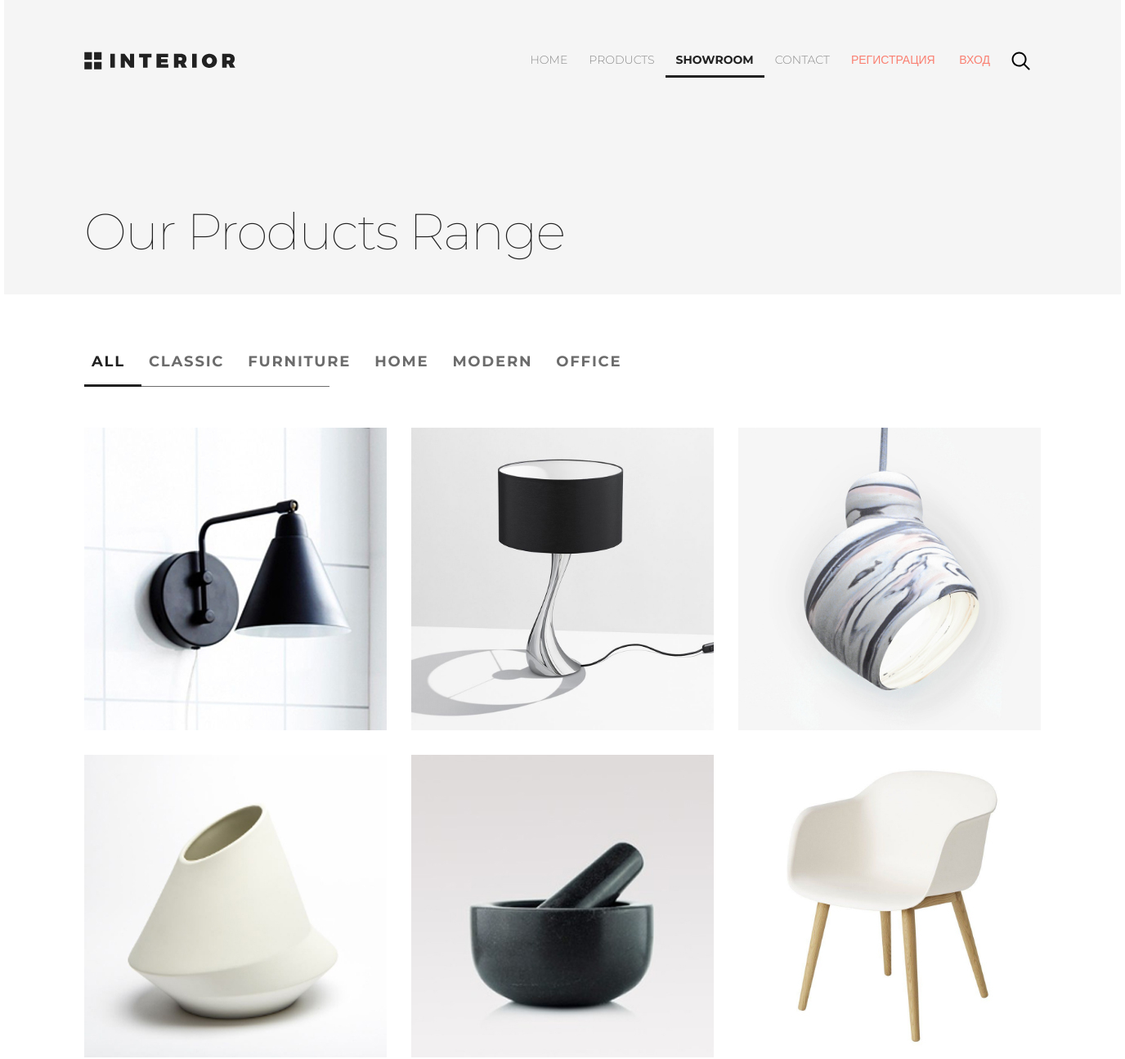
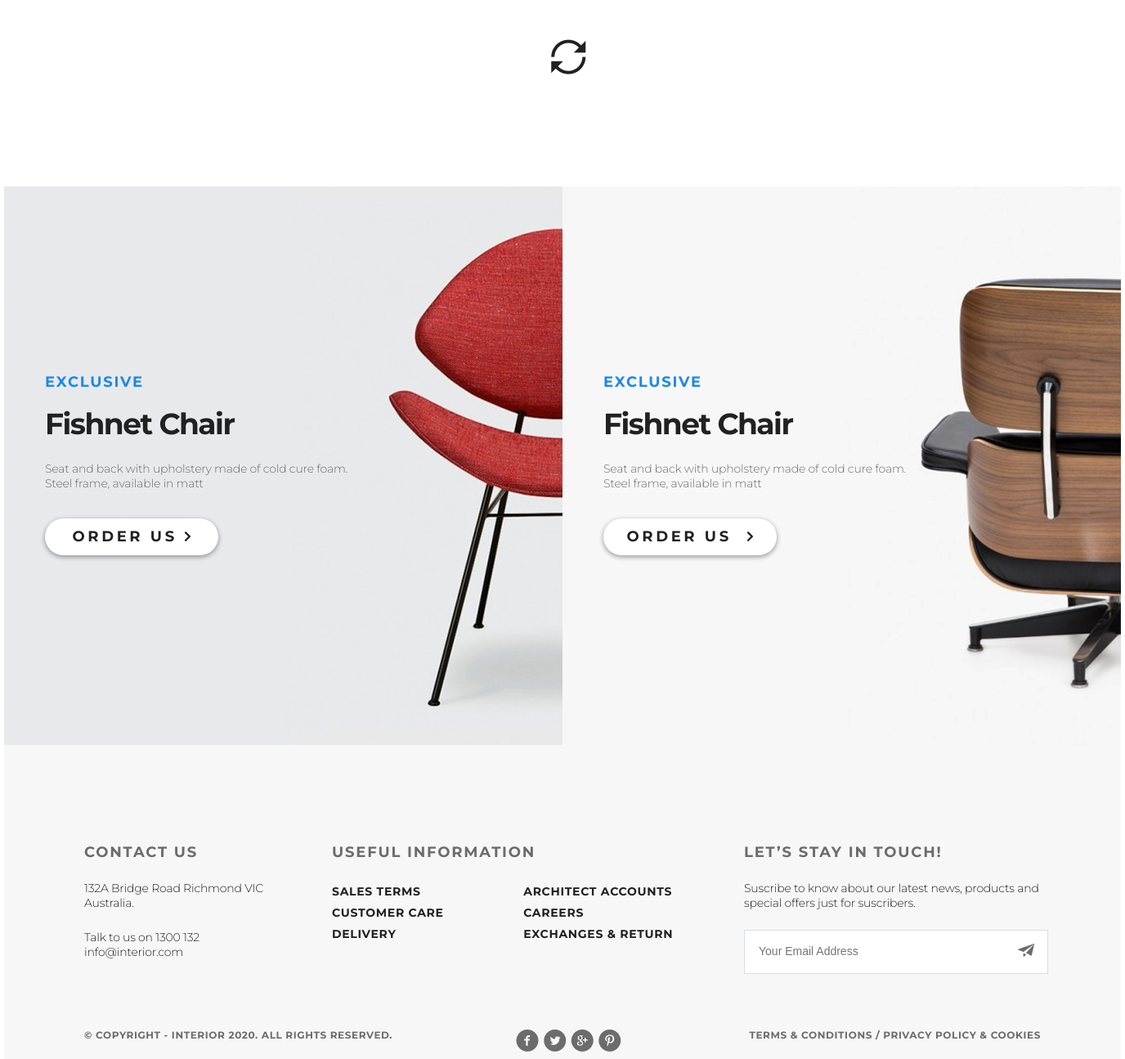
The app's page /showroom/ with its own data (2 pictures, top to bottom).
### mainapp/models.py (models this page shows, shortened)
class ProductCategory(models.Model):
    name = models.CharField(verbose_name='имя категории', max_length=128)
    description = models.TextField(verbose_name='описание категории', blank=True)
    modified_date = models.DateTimeField(
        verbose_name='дата изменения', auto_now=True)
    class Meta:
        verbose_name = 'Категория продукта'
        verbose_name_plural = 'Категории продуктов'
        ordering = ['name']

class Product(models.Model):
    category = models.ForeignKey(ProductCategory,
                                 on_delete=models.CASCADE,
                                 verbose_name='категория продукта')
    name = models.CharField('имя продукта', max_length=128)
    image = models.ImageField(upload_to='products_images', blank=True)
    short_desc = models.CharField('краткое описание продукта', max_length=64, blank=True)
    description = models.TextField('описание продукта', blank=True)
    price = models.DecimalField('цена продукта', max_digits=8, decimal_places=2, default=0)
    quantity = models.PositiveIntegerField('количество на складе', default=0)
    modified_date = models.DateTimeField(
        verbose_name='дата изменения', auto_now=True)
    class Meta:
        verbose_name = 'продукт'
        verbose_name_plural = 'продукты'
        ordering = ['name']

### mainapp/views.py (the view)
# urls.py: path('showroom/', mainapp.showroom, name='showroom'),
def showroom(request, pk=0):
    if pk == 0:
        category = {'pk': 0, 'name': 'all'}
        products = Product.objects.all().order_by('-pk')
    else:
        category = get_object_or_404(ProductCategory, pk=pk)
        products = Product.objects.filter(category=category).order_by('price')
    context = {
        'page_title': 'Showroom',
        'links_menu': LINKS_MENU,
        'categories': get_categories(),
        'products': products[:6],
        'media_url': MEDIA_URL,
    }
    return render(request, 'mainapp/showroom.html', context)

### mainapp/views.py (called while the page is built)
def get_categories():
    return ProductCategory.objects.all()

### mainapp/templates/mainapp/showroom.html
{% extends 'mainapp/base.html' %}
{% load static %}
{% block container %}
    <section class="padding-site our-products clearfix">
        {% include 'mainapp/includes/inc__main_menu.html' %}
        <p class="our-products-text">Our Products Range</p>
    </section>
    <section class="trending clearfix padding-site">
        {% include 'mainapp/includes/ink__showroom_menu.html' %}
        <div class="trending-products">
            {% include 'mainapp/includes/inc__trending_products.html' %}
        </div>
        <a class="trending-products_icon-loop2" href="#"><span class="icon-loop2"></span></a>
    </section>
    <section class="exclusive clearfix exclusive_margin">
        {% include 'mainapp/includes/inc__exclusive_products.html' %}
    </section>
{% endblock %}

### mainapp/templates/mainapp/includes/ink__showroom_menu.html (shortened to what this page needs)
<div class="products-header products-header_margin">
    <ul class="products-menu">
        <li class="products-menu_list">
            <a href="{% url 'main:showroom_catalog' pk=0 %}"
               class="products-menu_link products-menu__active2
                {% if request.resolver_match.kwargs.pk == 0 or request.resolver_match.route == 'showroom/' %}
                    products-menu_link__active
                {% endif %}
">
                All
            </a>
        </li>
        {% for category in categories %}
            <li class="products-menu_list">
                <a href="{% url 'main:showroom_catalog' pk=category.pk %}" class="products-menu_link products-menu__font
">
                    {{ category.name }}
                </a>
            </li>
        {% endfor %}
    </ul>
    <div class="products-menu_border"></div>
</div>

### mainapp/templates/mainapp/includes/inc__trending_products.html
{% for product in products %}
    <a class="trending-product" href="{% url 'main:product_page' product.pk %}">
        <img src="{{ media_url }}{{ product.image }}" alt="{{ product.name }}"></a>
{% endfor %}

### static/css/style.css (style rules this page uses)
* { margin: 0; padding: 0; }
html { height: 100%; }
body { height: 100%; font-family: "Montserrat", sans-serif; }
.clearfix:after { content: ""; display: table; clear: both; }
.padding-site { padding-left: 98px; padding-right: 98px; }
.slider, .products, .exclusive, .trending { margin-bottom: 120px; }
.products-menu { overflow: hidden; }
.products-menu_list { list-style-type: none; }
.products-menu_link { text-decoration: none; color: #6c6c6c; font-size: 36px; font-weight: 700; float: left; padding: 0 20px 19px 9px; letter-spacing: -1.5px; border-bottom: solid 1px #6c6c6c; }
.products-menu_link__active { color: #212121 !important; border-bottom: solid 3px #212121 !important; padding-bottom: 17px; }
.trending-product { float: left; margin-right: 30px; margin-bottom: 30px; width: 370px; height: 370px; transition: 0.2s; }
.trending-product:nth-child(3n) { margin-right: -30px; }
.trending-product:nth-child(n+4) { margin-bottom: -30px; }
.our-products { height: 360px; background-color: #f5f5f5; }
.our-products-text { margin-top: 156px; color: #212121; font-size: 62px; font-weight: 100; letter-spacing: -1.8px; }
.products-header { position: relative; }
.products-header_margin { margin-top: 71px; margin-bottom: 50px; }
.products-menu__font { color: #6c6c6c; font-size: 18px; text-transform: uppercase; border: none; position: relative; letter-spacing: 1.8px; }
.products-menu__active2 { font-size: 18px; font-weight: 700; text-transform: uppercase; letter-spacing: 1.8px; }
.products-menu_border { position: absolute; border-bottom: solid 1px #6c6c6c; height: 1px; width: 300px; top: 40px; z-index: -1; }
.trending { position: relative; }
.trending .trending-products_icon-loop2 { position: absolute; bottom: -131px; left: 49%; color: #212121; font-size: 42px; display: inline-block; text-decoration: none; transition: 1s; }
.exclusive_margin { margin-top: 260px; margin-bottom: 0; }

### records on screen
ProductCategory: name "CLASSIC"
ProductCategory: name "FURNITURE"
ProductCategory: name "HOME"
ProductCategory: name "MODERN"
ProductCategory: name "OFFICE"
Product: image (picture)
Product: image (picture)
Product: image (picture)
Product: image (picture)
Product: image (picture)
Product: image (picture)

### other values on screen
{{ link.name|upper }} "HOME" "PRODUCTS" "SHOWROOM" "CONTACT"
